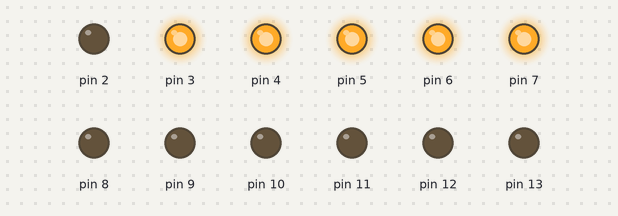
The sketch below on a simulated Arduino Uno, built with avr-gcc and run on an emulated ATmega328P. Shown: output pins drawn as LEDs (lit = HIGH).

Above: at 0.2 s.
At 1.7 s:
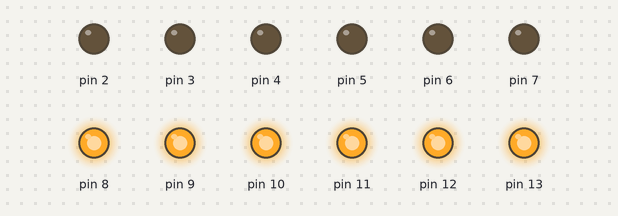
Timing chart, 0 to 3.0 s (numbered marks = the images above):
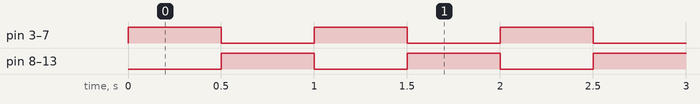

The sketch:

week03_2_arduino_delay_blink.ino
```cpp
// week03_2_arduino_delay_blink
// 用 delay() 來延後、控制發亮的時間，閃閃發亮
void setup() {
  // put your setup code here, to run once:
  // pinMode(2, INPUT_PULLUP); // 第2是按鈕, 沒按時「拉高」
  for (int i=2; i<=13; i++) pinMode(i, OUTPUT);
}

void loop() {
  // put your main code here, to run repeatedly:
  for (int i=3; i<=7; i++) digitalWrite(i, HIGH);
  for (int i=8; i<=13; i++) digitalWrite(i, LOW);
  delay(500); // 延遲0.5秒
  for (int i=3; i<=7; i++) digitalWrite(i, LOW);
  for (int i=8; i<=13; i++) digitalWrite(i, HIGH);
  delay(500); // 延遲0.5秒
}
```

Measured:
- by itself, pin 3–13: alternates HIGH for 0.50 s and LOW for 0.50 s
